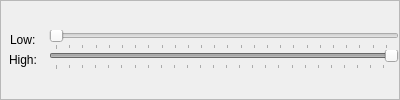
                   <widget class="QFrame" name="frame">
                    <property name="minimumSize">
                     <size>
                      <width>400</width>
                      <height>0</height>
                     </size>
                    </property>
                    <property name="maximumSize">
                     <size>
                      <width>16777215</width>
                      <height>16777215</height>
                     </size>
                    </property>
                    <property name="frameShape">
                     <enum>QFrame::StyledPanel</enum>
                    </property>
                    <property name="frameShadow">
                     <enum>QFrame::Raised</enum>
                    </property>
                    <layout class="QGridLayout" name="gridLayout_5">
                     <property name="leftMargin">
                      <number>0</number>
                     </property>
                     <property name="topMargin">
                      <number>0</number>
                     </property>
                     <property name="rightMargin">
                      <number>0</number>
                     </property>
                     <property name="bottomMargin">
                      <number>0</number>
                     </property>
                     <property name="spacing">
                      <number>0</number>
                     </property>
                     <item row="0" column="0">
                      <layout class="QGridLayout" name="gridLayout_4" columnstretch="0,1">
                       <property name="sizeConstraint">
                        <enum>QLayout::SetNoConstraint</enum>
                       </property>
                       <property name="spacing">
                        <number>0</number>
                       </property>
                       <item row="1" column="0" alignment="Qt::AlignHCenter">
                        <widget class="QLabel" name="label_17">
                         <property name="text">
                          <string>High: </string>
                         </property>
                        </widget>
                       </item>
                       <item row="0" column="0" alignment="Qt::AlignHCenter">
                        <widget class="QLabel" name="label_16">
                         <property name="text">
                          <string>Low: </string>
                         </property>
                        </widget>
                       </item>
                       <item row="0" column="1">
                        <widget class="QSlider" name="Slider_LowThres">
                         <property name="enabled">
                          <bool>false</bool>
                         </property>
                         <property name="sizePolicy">
                          <sizepolicy hsizetype="Preferred" vsizetype="Fixed">
                           <horstretch>0</horstretch>
                           <verstretch>0</verstretch>
                          </sizepolicy>
                         </property>
                         <property name="minimumSize">
                          <size>
                           <width>200</width>
                           <height>0</height>
                          </size>
                         </property>
                         <property name="maximumSize">
                          <size>
                           <width>350</width>
                           <height>16777215</height>
                          </size>
                         </property>
                         <property name="maximum">
                          <number>127</number>
                         </property>
                         <property name="singleStep">
                          <number>1</number>
                         </property>
                         <property name="pageStep">
                          <number>10</number>
                         </property>
                         <property name="orientation">
                          <enum>Qt::Horizontal</enum>
                         </property>
                         <property name="tickPosition">
                          <enum>QSlider::TicksBelow</enum>
                         </property>
                         <property name="tickInterval">
                          <number>5</number>
                         </property>
                        </widget>
                       </item>
                       <item row="1" column="1">
                        <widget class="QSlider" name="Slider_HighThres">
                         <property name="enabled">
                          <bool>false</bool>
                         </property>
                         <property name="sizePolicy">
                          <sizepolicy hsizetype="Preferred" vsizetype="Fixed">
                           <horstretch>0</horstretch>
                           <verstretch>0</verstretch>
                          </sizepolicy>
                         </property>
                         <property name="minimumSize">
                          <size>
                           <width>200</width>
                           <height>0</height>
                          </size>
                         </property>
                         <property name="maximumSize">
                          <size>
                           <width>350</width>
                           <height>16777215</height>
                          </size>
                         </property>
                         <property name="minimum">
                          <number>127</number>
                         </property>
                         <property name="maximum">
                          <number>255</number>
                         </property>
                         <property name="value">
                          <number>255</number>
                         </property>
                         <property name="orientation">
                          <enum>Qt::Horizontal</enum>
                         </property>
                         <property name="tickPosition">
                          <enum>QSlider::TicksBelow</enum>
                         </property>
                         <property name="tickInterval">
                          <number>5</number>
                         </property>
                        </widget>
                       </item>
                      </layout>
                     </item>
                    </layout>
                   </widget>
